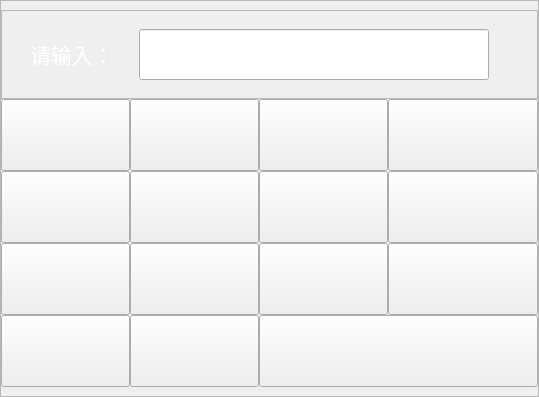
      <widget class="QFrame" name="frame_2">
       <property name="sizePolicy">
        <sizepolicy hsizetype="Preferred" vsizetype="Fixed">
         <horstretch>0</horstretch>
         <verstretch>0</verstretch>
        </sizepolicy>
       </property>
       <property name="minimumSize">
        <size>
         <width>0</width>
         <height>0</height>
        </size>
       </property>
       <property name="maximumSize">
        <size>
         <width>16777215</width>
         <height>166666</height>
        </size>
       </property>
       <property name="frameShape">
        <enum>QFrame::StyledPanel</enum>
       </property>
       <property name="frameShadow">
        <enum>QFrame::Raised</enum>
       </property>
       <layout class="QHBoxLayout" name="horizontalLayout_2">
        <property name="spacing">
         <number>6</number>
        </property>
        <property name="leftMargin">
         <number>0</number>
        </property>
        <property name="topMargin">
         <number>9</number>
        </property>
        <property name="rightMargin">
         <number>0</number>
        </property>
        <property name="bottomMargin">
         <number>9</number>
        </property>
        <item>
         <layout class="QVBoxLayout" name="verticalLayout">
          <property name="spacing">
           <number>0</number>
          </property>
          <item>
           <widget class="QFrame" name="frame">
            <property name="sizePolicy">
             <sizepolicy hsizetype="Fixed" vsizetype="Fixed">
              <horstretch>0</horstretch>
              <verstretch>0</verstretch>
             </sizepolicy>
            </property>
            <property name="minimumSize">
             <size>
              <width>537</width>
              <height>89</height>
             </size>
            </property>
            <property name="maximumSize">
             <size>
              <width>537</width>
              <height>89</height>
             </size>
            </property>
            <property name="styleSheet">
             <string notr="true"/>
            </property>
            <property name="frameShape">
             <enum>QFrame::StyledPanel</enum>
            </property>
            <property name="frameShadow">
             <enum>QFrame::Raised</enum>
            </property>
            <layout class="QHBoxLayout" name="horizontalLayout">
             <property name="spacing">
              <number>0</number>
             </property>
             <property name="leftMargin">
              <number>0</number>
             </property>
             <property name="topMargin">
              <number>0</number>
             </property>
             <property name="rightMargin">
              <number>0</number>
             </property>
             <property name="bottomMargin">
              <number>0</number>
             </property>
             <item>
              <widget class="QLabel" name="label_2">
               <property name="minimumSize">
                <size>
                 <width>81</width>
                 <height>31</height>
                </size>
               </property>
               <property name="maximumSize">
                <size>
                 <width>81</width>
                 <height>16777215</height>
                </size>
               </property>
               <property name="font">
                <font>
                 <family>微软雅黑</family>
                 <pointsize>16</pointsize>
                </font>
               </property>
               <property name="text">
                <string>&lt;html&gt;&lt;head/&gt;&lt;body&gt;&lt;p&gt;&lt;span style=&quot; color:#ffffff;&quot;&gt;请输入：&lt;/span&gt;&lt;/p&gt;&lt;/body&gt;&lt;/html&gt;</string>
               </property>
               <property name="alignment">
                <set>Qt::AlignCenter</set>
               </property>
              </widget>
             </item>
             <item>
              <widget class="QLineEdit" name="lineEdit">
               <property name="sizePolicy">
                <sizepolicy hsizetype="Fixed" vsizetype="Fixed">
                 <horstretch>0</horstretch>
                 <verstretch>0</verstretch>
                </sizepolicy>
               </property>
               <property name="minimumSize">
                <size>
                 <width>250</width>
                 <height>51</height>
                </size>
               </property>
               <property name="maximumSize">
                <size>
                 <width>350</width>
                 <height>16777215</height>
                </size>
               </property>
               <property name="focusPolicy">
                <enum>Qt::NoFocus</enum>
               </property>
               <property name="text">
                <string/>
               </property>
               <property name="alignment">
                <set>Qt::AlignCenter</set>
               </property>
              </widget>
             </item>
             <item>
              <spacer name="horizontalSpacer_7">
               <property name="orientation">
                <enum>Qt::Horizontal</enum>
               </property>
               <property name="sizeType">
                <enum>QSizePolicy::Fixed</enum>
               </property>
               <property name="sizeHint" stdset="0">
                <size>
                 <width>20</width>
                 <height>20</height>
                </size>
               </property>
              </spacer>
             </item>
            </layout>
           </widget>
          </item>
          <item>
           <layout class="QGridLayout" name="gridLayout">
            <property name="sizeConstraint">
             <enum>QLayout::SetFixedSize</enum>
            </property>
            <property name="spacing">
             <number>0</number>
            </property>
            <item row="2" column="1">
             <widget class="QPushButton" name="pushButton_2">
              <property name="sizePolicy">
               <sizepolicy hsizetype="Fixed" vsizetype="Fixed">
                <horstretch>0</horstretch>
                <verstretch>0</verstretch>
               </sizepolicy>
              </property>
              <property name="minimumSize">
               <size>
                <width>129</width>
                <height>72</height>
               </size>
              </property>
              <property name="maximumSize">
               <size>
                <width>129</width>
                <height>72</height>
               </size>
              </property>
              <property name="font">
               <font>
                <pointsize>9</pointsize>
                <weight>50</weight>
                <bold>false</bold>
               </font>
              </property>
              <property name="focusPolicy">
               <enum>Qt::NoFocus</enum>
              </property>
              <property name="styleSheet">
               <string notr="true">border-image: url(:/keyboard/数字键/2.png);</string>
              </property>
              <property name="text">
               <string/>
              </property>
             </widget>
            </item>
            <item row="0" column="2">
             <widget class="QPushButton" name="pushButton_9">
              <property name="sizePolicy">
               <sizepolicy hsizetype="Fixed" vsizetype="Fixed">
                <horstretch>0</horstretch>
                <verstretch>0</verstretch>
               </sizepolicy>
              </property>
              <property name="minimumSize">
               <size>
                <width>129</width>
                <height>72</height>
               </size>
              </property>
              <property name="maximumSize">
               <size>
                <width>129</width>
                <height>72</height>
               </size>
              </property>
              <property name="focusPolicy">
               <enum>Qt::NoFocus</enum>
              </property>
              <property name="styleSheet">
               <string notr="true">border-image: url(:/keyboard/数字键/9.png);</string>
              </property>
              <property name="text">
               <string/>
              </property>
             </widget>
            </item>
            <item row="3" column="1">
             <widget class="QPushButton" name="pushButton_00">
              <property name="sizePolicy">
               <sizepolicy hsizetype="Fixed" vsizetype="Fixed">
                <horstretch>0</horstretch>
                <verstretch>0</verstretch>
               </sizepolicy>
              </property>
              <property name="minimumSize">
               <size>
                <width>129</width>
                <height>72</height>
               </size>
              </property>
              <property name="maximumSize">
               <size>
                <width>129</width>
                <height>72</height>
               </size>
              </property>
              <property name="focusPolicy">
               <enum>Qt::NoFocus</enum>
              </property>
              <property name="styleSheet">
               <string notr="true">border-image: url(:/keyboard/数字键/x.png);</string>
              </property>
              <property name="text">
               <string/>
              </property>
             </widget>
            </item>
            <item row="1" column="0">
             <widget class="QPushButton" name="pushButton_4">
              <property name="sizePolicy">
               <sizepolicy hsizetype="Fixed" vsizetype="Fixed">
                <horstretch>0</horstretch>
                <verstretch>0</verstretch>
               </sizepolicy>
              </property>
              <property name="minimumSize">
               <size>
                <width>129</width>
                <height>72</height>
               </size>
              </property>
              <property name="maximumSize">
               <size>
                <width>129</width>
                <height>72</height>
               </size>
              </property>
              <property name="font">
               <font>
                <pointsize>9</pointsize>
                <weight>50</weight>
                <bold>false</bold>
               </font>
              </property>
              <property name="focusPolicy">
               <enum>Qt::NoFocus</enum>
              </property>
              <property name="styleSheet">
               <string notr="true">border-image: url(:/keyboard/数字键/4.png);</string>
              </property>
              <property name="text">
               <string/>
              </property>
             </widget>
            </item>
            <item row="2" column="0">
             <widget class="QPushButton" name="pushButton_1">
              <property name="enabled">
               <bool>true</bool>
              </property>
              <property name="sizePolicy">
               <sizepolicy hsizetype="Fixed" vsizetype="Fixed">
                <horstretch>0</horstretch>
                <verstretch>0</verstretch>
               </sizepolicy>
              </property>
              <property name="minimumSize">
               <size>
                <width>129</width>
                <height>72</height>
               </size>
              </property>
              <property name="maximumSize">
               <size>
                <width>129</width>
                <height>72</height>
               </size>
              </property>
              <property name="font">
               <font>
                <pointsize>9</pointsize>
                <weight>50</weight>
                <bold>false</bold>
               </font>
              </property>
              <property name="focusPolicy">
               <enum>Qt::NoFocus</enum>
              </property>
              <property name="styleSheet">
               <string notr="true">border-image: url(:/keyboard/数字键/1.png);</string>
              </property>
              <property name="text">
               <string/>
              </property>
             </widget>
            </item>
            <item row="1" column="1">
             <widget class="QPushButton" name="pushButton_5">
              <property name="sizePolicy">
               <sizepolicy hsizetype="Fixed" vsizetype="Fixed">
                <horstretch>0</horstretch>
                <verstretch>0</verstretch>
               </sizepolicy>
              </property>
              <property name="minimumSize">
               <size>
                <width>129</width>
                <height>72</height>
               </size>
              </property>
              <property name="maximumSize">
               <size>
                <width>129</width>
                <height>72</height>
               </size>
              </property>
              <property name="font">
               <font>
                <pointsize>9</pointsize>
                <weight>50</weight>
                <bold>false</bold>
               </font>
              </property>
              <property name="focusPolicy">
               <enum>Qt::NoFocus</enum>
              </property>
              <property name="styleSheet">
               <string notr="true">border-image: url(:/keyboard/数字键/5.png);</string>
              </property>
              <property name="text">
               <string/>
              </property>
             </widget>
            </item>
            <item row="3" column="0">
             <widget class="QPushButton" name="pushButton_0">
              <property name="sizePolicy">
               <sizepolicy hsizetype="Fixed" vsizetype="Fixed">
                <horstretch>0</horstretch>
                <verstretch>0</verstretch>
               </sizepolicy>
              </property>
              <property name="minimumSize">
               <size>
                <width>129</width>
                <height>72</height>
               </size>
              </property>
              <property name="maximumSize">
               <size>
                <width>129</width>
                <height>72</height>
               </size>
              </property>
              <property name="focusPolicy">
               <enum>Qt::NoFocus</enum>
              </property>
              <property name="styleSheet">
               <string notr="true">border-image: url(:/keyboard/数字键/0.png);</string>
              </property>
              <property name="text">
               <string/>
              </property>
             </widget>
            </item>
            <item row="0" column="0">
             <widget class="QPushButton" name="pushButton_7">
              <property name="sizePolicy">
               <sizepolicy hsizetype="Fixed" vsizetype="Fixed">
                <horstretch>0</horstretch>
                <verstretch>0</verstretch>
               </sizepolicy>
              </property>
              <property name="minimumSize">
               <size>
                <width>129</width>
                <height>72</height>
               </size>
              </property>
              <property name="maximumSize">
               <size>
                <width>129</width>
                <height>72</height>
               </size>
              </property>
              <property name="focusPolicy">
               <enum>Qt::NoFocus</enum>
              </property>
              <property name="styleSheet">
               <string notr="true">border-image: url(:/keyboard/数字键/7.png);</string>
              </property>
              <property name="text">
               <string/>
              </property>
             </widget>
            </item>
            <item row="1" column="3">
             <widget class="QPushButton" name="pushButton_Reset">
              <property name="sizePolicy">
               <sizepolicy hsizetype="Fixed" vsizetype="Fixed">
                <horstretch>0</horstretch>
                <verstretch>0</verstretch>
               </sizepolicy>
              </property>
              <property name="minimumSize">
               <size>
                <width>150</width>
                <height>72</height>
               </size>
              </property>
              <property name="maximumSize">
               <size>
                <width>150</width>
                <height>72</height>
               </size>
              </property>
              <property name="focusPolicy">
               <enum>Qt::NoFocus</enum>
              </property>
              <property name="styleSheet">
               <string notr="true">border-image: url(:/keyboard/数字键/reset.png);</string>
              </property>
              <property name="text">
               <string/>
              </property>
             </widget>
            </item>
            <item row="2" column="3">
             <widget class="QPushButton" name="pushButton_readCard">
              <property name="sizePolicy">
               <sizepolicy hsizetype="Fixed" vsizetype="Fixed">
                <horstretch>0</horstretch>
                <verstretch>0</verstretch>
               </sizepolicy>
              </property>
              <property name="minimumSize">
               <size>
                <width>150</width>
                <height>72</height>
               </size>
              </property>
              <property name="maximumSize">
               <size>
                <width>150</width>
                <height>72</height>
               </size>
              </property>
              <property name="focusPolicy">
               <enum>Qt::NoFocus</enum>
              </property>
              <property name="styleSheet">
               <string notr="true">border-image: url(:/keyboard/数字键/readcard.png);</string>
              </property>
              <property name="text">
               <string/>
              </property>
             </widget>
            </item>
            <item row="0" column="3">
             <widget class="QPushButton" name="pushButton_BackSapce">
              <property name="sizePolicy">
               <sizepolicy hsizetype="Fixed" vsizetype="Fixed">
                <horstretch>0</horstretch>
                <verstretch>0</verstretch>
               </sizepolicy>
              </property>
              <property name="minimumSize">
               <size>
                <width>150</width>
                <height>72</height>
               </size>
              </property>
              <property name="maximumSize">
               <size>
                <width>150</width>
                <height>72</height>
               </size>
              </property>
              <property name="focusPolicy">
               <enum>Qt::NoFocus</enum>
              </property>
              <property name="styleSheet">
               <string notr="true">border-image: url(:/keyboard/数字键/back.png);</string>
              </property>
              <property name="text">
               <string/>
              </property>
             </widget>
            </item>
            <item row="0" column="1">
             <widget class="QPushButton" name="pushButton_8">
              <property name="sizePolicy">
               <sizepolicy hsizetype="Fixed" vsizetype="Fixed">
                <horstretch>0</horstretch>
                <verstretch>0</verstretch>
               </sizepolicy>
              </property>
              <property name="minimumSize">
               <size>
                <width>129</width>
                <height>72</height>
               </size>
              </property>
              <property name="maximumSize">
               <size>
                <width>129</width>
                <height>72</height>
               </size>
              </property>
              <property name="focusPolicy">
               <enum>Qt::NoFocus</enum>
              </property>
              <property name="styleSheet">
               <string notr="true">border-image: url(:/keyboard/数字键/8.png);</string>
              </property>
              <property name="text">
               <string/>
              </property>
             </widget>
            </item>
            <item row="1" column="2">
             <widget class="QPushButton" name="pushButton_6">
              <property name="sizePolicy">
               <sizepolicy hsizetype="Fixed" vsizetype="Fixed">
                <horstretch>0</horstretch>
                <verstretch>0</verstretch>
               </sizepolicy>
              </property>
              <property name="minimumSize">
               <size>
                <width>129</width>
                <height>72</height>
               </size>
              </property>
              <property name="maximumSize">
               <size>
                <width>129</width>
                <height>72</height>
               </size>
              </property>
              <property name="focusPolicy">
               <enum>Qt::NoFocus</enum>
              </property>
              <property name="styleSheet">
               <string notr="true">border-image: url(:/keyboard/数字键/6.png);</string>
              </property>
              <property name="text">
               <string/>
              </property>
             </widget>
            </item>
            <item row="2" column="2">
             <widget class="QPushButton" name="pushButton_3">
              <property name="sizePolicy">
               <sizepolicy hsizetype="Fixed" vsizetype="Fixed">
                <horstretch>0</horstretch>
                <verstretch>0</verstretch>
               </sizepolicy>
              </property>
              <property name="minimumSize">
               <size>
                <width>129</width>
                <height>72</height>
               </size>
              </property>
              <property name="maximumSize">
               <size>
                <width>129</width>
                <height>72</height>
               </size>
              </property>
              <property name="font">
               <font>
                <pointsize>9</pointsize>
                <weight>50</weight>
                <bold>false</bold>
               </font>
              </property>
              <property name="focusPolicy">
               <enum>Qt::NoFocus</enum>
              </property>
              <property name="styleSheet">
               <string notr="true">border-image: url(:/keyboard/数字键/3.png);</string>
              </property>
              <property name="text">
               <string/>
              </property>
             </widget>
            </item>
            <item row="3" column="2" colspan="2">
             <widget class="QPushButton" name="pushButton_Ok">
              <property name="sizePolicy">
               <sizepolicy hsizetype="Fixed" vsizetype="Fixed">
                <horstretch>0</horstretch>
                <verstretch>0</verstretch>
               </sizepolicy>
              </property>
              <property name="minimumSize">
               <size>
                <width>279</width>
                <height>72</height>
               </size>
              </property>
              <property name="maximumSize">
               <size>
                <width>279</width>
                <height>72</height>
               </size>
              </property>
              <property name="focusPolicy">
               <enum>Qt::NoFocus</enum>
              </property>
              <property name="styleSheet">
               <string notr="true">border-image: url(:/keyboard/数字键/confirm.png);</string>
              </property>
              <property name="text">
               <string/>
              </property>
             </widget>
            </item>
           </layout>
          </item>
         </layout>
        </item>
       </layout>
      </widget>
